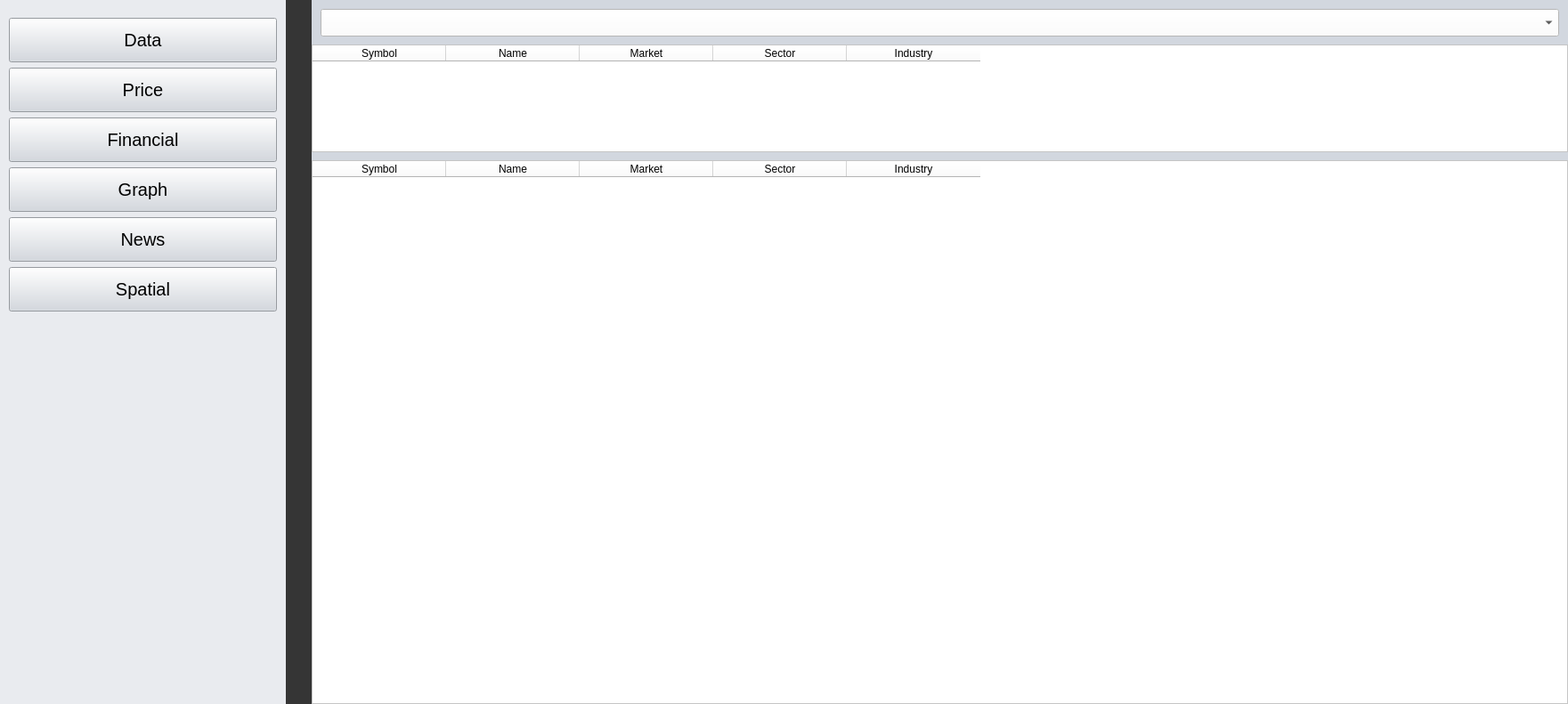
    <widget class="QWidget" name="NASDAQPage" native="true">
     <property name="geometry">
      <rect>
       <x>30</x>
       <y>80</y>
       <width>1761</width>
       <height>791</height>
      </rect>
     </property>
     <property name="styleSheet">
      <string notr="true">background-color: #353535;</string>
     </property>
     <widget class="QWidget" name="nasdaq_select" native="true">
      <property name="geometry">
       <rect>
        <x>0</x>
        <y>0</y>
        <width>321</width>
        <height>791</height>
       </rect>
      </property>
      <property name="styleSheet">
       <string notr="true">background-color: #E9EBEF;</string>
      </property>
      <widget class="QWidget" name="verticalLayoutWidget_2">
       <property name="geometry">
        <rect>
         <x>10</x>
         <y>20</y>
         <width>301</width>
         <height>332</height>
        </rect>
       </property>
       <layout class="QVBoxLayout" name="verticalLayout_2">
        <item>
         <widget class="QPushButton" name="pushButton_datanasdaq">
          <property name="minimumSize">
           <size>
            <width>0</width>
            <height>50</height>
           </size>
          </property>
          <property name="font">
           <font>
            <pointsize>15</pointsize>
           </font>
          </property>
          <property name="cursor">
           <cursorShape>PointingHandCursor</cursorShape>
          </property>
          <property name="styleSheet">
           <string notr="true">background-color: #D2D7DF;</string>
          </property>
          <property name="text">
           <string>Data</string>
          </property>
         </widget>
        </item>
        <item>
         <widget class="QPushButton" name="pushButton_pricenasdaq">
          <property name="minimumSize">
           <size>
            <width>0</width>
            <height>50</height>
           </size>
          </property>
          <property name="font">
           <font>
            <pointsize>15</pointsize>
           </font>
          </property>
          <property name="cursor">
           <cursorShape>PointingHandCursor</cursorShape>
          </property>
          <property name="styleSheet">
           <string notr="true">background-color: #D2D7DF;</string>
          </property>
          <property name="text">
           <string>Price</string>
          </property>
         </widget>
        </item>
        <item>
         <widget class="QPushButton" name="pushButton_fncnasdaq">
          <property name="minimumSize">
           <size>
            <width>0</width>
            <height>50</height>
           </size>
          </property>
          <property name="font">
           <font>
            <pointsize>15</pointsize>
           </font>
          </property>
          <property name="cursor">
           <cursorShape>PointingHandCursor</cursorShape>
          </property>
          <property name="styleSheet">
           <string notr="true">background-color: #D2D7DF;</string>
          </property>
          <property name="text">
           <string>Financial</string>
          </property>
         </widget>
        </item>
        <item>
         <widget class="QPushButton" name="pushButton_graphnasdaq">
          <property name="minimumSize">
           <size>
            <width>0</width>
            <height>50</height>
           </size>
          </property>
          <property name="font">
           <font>
            <pointsize>15</pointsize>
           </font>
          </property>
          <property name="cursor">
           <cursorShape>PointingHandCursor</cursorShape>
          </property>
          <property name="styleSheet">
           <string notr="true">background-color: #D2D7DF;</string>
          </property>
          <property name="text">
           <string>Graph</string>
          </property>
         </widget>
        </item>
        <item>
         <widget class="QPushButton" name="pushButton_newsnasdaq">
          <property name="minimumSize">
           <size>
            <width>0</width>
            <height>50</height>
           </size>
          </property>
          <property name="font">
           <font>
            <pointsize>15</pointsize>
           </font>
          </property>
          <property name="cursor">
           <cursorShape>PointingHandCursor</cursorShape>
          </property>
          <property name="styleSheet">
           <string notr="true">background-color: #D2D7DF;</string>
          </property>
          <property name="text">
           <string>News</string>
          </property>
         </widget>
        </item>
        <item>
         <widget class="QPushButton" name="pushButton_spatialnasdaq">
          <property name="minimumSize">
           <size>
            <width>0</width>
            <height>50</height>
           </size>
          </property>
          <property name="font">
           <font>
            <pointsize>15</pointsize>
           </font>
          </property>
          <property name="cursor">
           <cursorShape>PointingHandCursor</cursorShape>
          </property>
          <property name="styleSheet">
           <string notr="true">background-color: #D2D7DF;</string>
          </property>
          <property name="text">
           <string>Spatial</string>
          </property>
         </widget>
        </item>
       </layout>
      </widget>
     </widget>
     <widget class="QWidget" name="Datanasdaq" native="true">
      <property name="geometry">
       <rect>
        <x>350</x>
        <y>0</y>
        <width>1411</width>
        <height>791</height>
       </rect>
      </property>
      <property name="styleSheet">
       <string notr="true">background-color: #D2D7DF;</string>
      </property>
      <widget class="QTableWidget" name="tableWidget_datanasdaq">
       <property name="geometry">
        <rect>
         <x>0</x>
         <y>180</y>
         <width>1411</width>
         <height>611</height>
        </rect>
       </property>
       <property name="maximumSize">
        <size>
         <width>1411</width>
         <height>16777215</height>
        </size>
       </property>
       <property name="styleSheet">
        <string notr="true">background-color: rgb(255, 255, 255);</string>
       </property>
       <attribute name="horizontalHeaderDefaultSectionSize">
        <number>150</number>
       </attribute>
       <column>
        <property name="text">
         <string>Symbol</string>
        </property>
       </column>
       <column>
        <property name="text">
         <string>Name</string>
        </property>
       </column>
       <column>
        <property name="text">
         <string>Market</string>
        </property>
       </column>
       <column>
        <property name="text">
         <string>Sector</string>
        </property>
       </column>
       <column>
        <property name="text">
         <string>Industry</string>
        </property>
       </column>
      </widget>
      <widget class="QComboBox" name="comboBox_datanasdaq">
       <property name="geometry">
        <rect>
         <x>10</x>
         <y>10</y>
         <width>1391</width>
         <height>31</height>
        </rect>
       </property>
       <property name="cursor">
        <cursorShape>PointingHandCursor</cursorShape>
       </property>
       <property name="styleSheet">
        <string notr="true">background-color:#ffffff;</string>
       </property>
      </widget>
      <widget class="QTableWidget" name="tableWidget_searchnasdaq">
       <property name="geometry">
        <rect>
         <x>0</x>
         <y>50</y>
         <width>1411</width>
         <height>121</height>
        </rect>
       </property>
       <property name="styleSheet">
        <string notr="true">background-color: rgb(255, 255, 255);</string>
       </property>
       <attribute name="horizontalHeaderDefaultSectionSize">
        <number>150</number>
       </attribute>
       <column>
        <property name="text">
         <string>Symbol</string>
        </property>
       </column>
       <column>
        <property name="text">
         <string>Name</string>
        </property>
       </column>
       <column>
        <property name="text">
         <string>Market</string>
        </property>
       </column>
       <column>
        <property name="text">
         <string>Sector</string>
        </property>
       </column>
       <column>
        <property name="text">
         <string>Industry</string>
        </property>
       </column>
      </widget>
     </widget>
     <widget class="QWidget" name="Financenasdaq" native="true">
      <property name="geometry">
       <rect>
        <x>350</x>
        <y>0</y>
        <width>1411</width>
        <height>791</height>
       </rect>
      </property>
      <property name="styleSheet">
       <string notr="true">background-color: #D2D7DF;</string>
      </property>
      <widget class="QComboBox" name="comboBox_fncnasdaq">
       <property name="geometry">
        <rect>
         <x>10</x>
         <y>10</y>
         <width>1241</width>
         <height>31</height>
        </rect>
       </property>
       <property name="cursor">
        <cursorShape>PointingHandCursor</cursorShape>
       </property>
       <property name="styleSheet">
        <string notr="true">background-color:#ffffff;</string>
       </property>
      </widget>
      <widget class="QTableWidget" name="tableWidget_fncnasdaq">
       <property name="geometry">
        <rect>
         <x>0</x>
         <y>340</y>
         <width>1411</width>
         <height>451</height>
        </rect>
       </property>
       <property name="maximumSize">
        <size>
         <width>1411</width>
         <height>16777215</height>
        </size>
       </property>
       <property name="styleSheet">
        <string notr="true">background-color: rgb(255, 255, 255);</string>
       </property>
       <attribute name="horizontalHeaderDefaultSectionSize">
        <number>156</number>
       </attribute>
       <column>
        <property name="text">
         <string>Asset</string>
        </property>
       </column>
       <column>
        <property name="text">
         <string>TotalDebt</string>
        </property>
       </column>
       <column>
        <property name="text">
         <string>Equity</string>
        </property>
       </column>
       <column>
        <property name="text">
         <string>Revenue</string>
        </property>
       </column>
       <column>
        <property name="text">
         <string>NetProfit</string>
        </property>
       </column>
       <column>
        <property name="text">
         <string>ROA</string>
        </property>
       </column>
       <column>
        <property name="text">
         <string>ROE</string>
        </property>
       </column>
       <column>
        <property name="text">
         <string>Period</string>
        </property>
       </column>
       <column>
        <property name="text">
         <string>Symbol</string>
        </property>
       </column>
      </widget>
      <widget class="QPushButton" name="pushButton_updatefncnasdaq">
       <property name="geometry">
        <rect>
         <x>1260</x>
         <y>10</y>
         <width>141</width>
         <height>31</height>
        </rect>
       </property>
       <property name="cursor">
        <cursorShape>PointingHandCursor</cursorShape>
       </property>
       <property name="styleSheet">
        <string notr="true">background-color: rgb(225, 255, 228);</string>
       </property>
       <property name="text">
        <string>Update</string>
       </property>
      </widget>
      <widget class="QTableWidget" name="tableWidget_searchfncnasdaq">
       <property name="geometry">
        <rect>
         <x>0</x>
         <y>50</y>
         <width>1411</width>
         <height>281</height>
        </rect>
       </property>
       <property name="styleSheet">
        <string notr="true">background-color: rgb(255, 255, 255);</string>
       </property>
       <attribute name="horizontalHeaderDefaultSectionSize">
        <number>156</number>
       </attribute>
       <column>
        <property name="text">
         <string>Asset</string>
        </property>
       </column>
       <column>
        <property name="text">
         <string>TotalDebt</string>
        </property>
       </column>
       <column>
        <property name="text">
         <string>Equity</string>
        </property>
       </column>
       <column>
        <property name="text">
         <string>Revenue</string>
        </property>
       </column>
       <column>
        <property name="text">
         <string>NetProfit</string>
        </property>
       </column>
       <column>
        <property name="text">
         <string>ROA</string>
        </property>
       </column>
       <column>
        <property name="text">
         <string>ROE</string>
        </property>
       </column>
       <column>
        <property name="text">
         <string>Period</string>
        </property>
       </column>
       <column>
        <property name="text">
         <string>Symbol</string>
        </property>
       </column>
      </widget>
     </widget>
     <widget class="QWidget" name="Webview_graphnasdaq" native="true">
      <property name="geometry">
       <rect>
        <x>350</x>
        <y>0</y>
        <width>1411</width>
        <height>791</height>
       </rect>
      </property>
      <property name="styleSheet">
       <string notr="true">background-color: #E9EBEF;</string>
      </property>
      <widget class="QComboBox" name="comboBox_timeframenasdaq">
       <property name="geometry">
        <rect>
         <x>10</x>
         <y>20</y>
         <width>71</width>
         <height>31</height>
        </rect>
       </property>
       <property name="cursor">
        <cursorShape>PointingHandCursor</cursorShape>
       </property>
       <property name="styleSheet">
        <string notr="true">background-color: rgb(255, 255, 255);</string>
       </property>
       <item>
        <property name="text">
         <string>Hour</string>
        </property>
       </item>
       <item>
        <property name="text">
         <string>Day</string>
        </property>
       </item>
       <item>
        <property name="text">
         <string>3 Days</string>
        </property>
       </item>
       <item>
        <property name="text">
         <string>Weekly</string>
        </property>
       </item>
       <item>
        <property name="text">
         <string>Monthly</string>
        </property>
       </item>
      </widget>
      <widget class="QWidget" name="plotGraphNasdaq" native="true">
       <property name="geometry">
        <rect>
         <x>0</x>
         <y>70</y>
         <width>1411</width>
         <height>721</height>
        </rect>
       </property>
       <property name="styleSheet">
        <string notr="true">background-color: rgb(255, 170, 255);</string>
       </property>
      </widget>
     </widget>
     <widget class="QWidget" name="NewsNasdaq" native="true">
      <property name="geometry">
       <rect>
        <x>350</x>
        <y>0</y>
        <width>1411</width>
        <height>791</height>
       </rect>
      </property>
      <property name="styleSheet">
       <string notr="true">background-color: #D2D7DF;</string>
      </property>
      <widget class="QTableWidget" name="tableWidget_newsnasdaq">
       <property name="geometry">
        <rect>
         <x>0</x>
         <y>70</y>
         <width>1411</width>
         <height>721</height>
        </rect>
       </property>
       <property name="styleSheet">
        <string notr="true">background-color: rgb(255, 255, 255);</string>
       </property>
       <column>
        <property name="text">
         <string>Date</string>
        </property>
       </column>
       <column>
        <property name="text">
         <string>Title</string>
        </property>
       </column>
       <column>
        <property name="text">
         <string>Description</string>
        </property>
       </column>
       <column>
        <property name="text">
         <string>Link</string>
        </property>
       </column>
       <column>
        <property name="text">
         <string>Source</string>
        </property>
       </column>
      </widget>
      <widget class="QComboBox" name="comboBox_newsnasdaq">
       <property name="geometry">
        <rect>
         <x>100</x>
         <y>20</y>
         <width>1141</width>
         <height>31</height>
        </rect>
       </property>
       <property name="cursor">
        <cursorShape>PointingHandCursor</cursorShape>
       </property>
       <property name="styleSheet">
        <string notr="true">background-color: rgb(255, 255, 255);</string>
       </property>
      </widget>
      <widget class="QPushButton" name="pushButton_updatenewsnasdaq">
       <property name="geometry">
        <rect>
         <x>1260</x>
         <y>20</y>
         <width>141</width>
         <height>31</height>
        </rect>
       </property>
       <property name="cursor">
        <cursorShape>PointingHandCursor</cursorShape>
       </property>
       <property name="styleSheet">
        <string notr="true">background-color: rgb(225, 255, 228);</string>
       </property>
       <property name="text">
        <string>Update</string>
       </property>
      </widget>
      <widget class="QComboBox" name="comboBox_timenewsnasdaq">
       <property name="geometry">
        <rect>
         <x>10</x>
         <y>20</y>
         <width>71</width>
         <height>31</height>
        </rect>
       </property>
       <property name="cursor">
        <cursorShape>PointingHandCursor</cursorShape>
       </property>
       <property name="styleSheet">
        <string notr="true">background-color: rgb(255, 255, 255);</string>
       </property>
       <item>
        <property name="text">
         <string>All</string>
        </property>
       </item>
       <item>
        <property name="text">
         <string>Today</string>
        </property>
       </item>
       <item>
        <property name="text">
         <string>3 Days</string>
        </property>
       </item>
       <item>
        <property name="text">
         <string>Weekly</string>
        </property>
       </item>
       <item>
        <property name="text">
         <string>Monthly</string>
        </property>
       </item>
      </widget>
     </widget>
     <widget class="QWidget" name="Webview_spatialnasdaq" native="true">
      <property name="geometry">
       <rect>
        <x>350</x>
        <y>0</y>
        <width>1411</width>
        <height>791</height>
       </rect>
      </property>
      <property name="styleSheet">
       <string notr="true">background-color: rgb(170, 255, 127);</string>
      </property>
     </widget>
     <widget class="QWidget" name="Pricenasdaq" native="true">
      <property name="geometry">
       <rect>
        <x>350</x>
        <y>0</y>
        <width>1411</width>
        <height>791</height>
       </rect>
      </property>
      <property name="styleSheet">
       <string notr="true">background-color: #D2D7DF;</string>
      </property>
      <widget class="QTableWidget" name="tableWidget_pricenasdaq">
       <property name="geometry">
        <rect>
         <x>0</x>
         <y>50</y>
         <width>1411</width>
         <height>741</height>
        </rect>
       </property>
       <property name="maximumSize">
        <size>
         <width>1411</width>
         <height>16777215</height>
        </size>
       </property>
       <property name="styleSheet">
        <string notr="true">background-color: rgb(255, 255, 255);</string>
       </property>
       <attribute name="horizontalHeaderDefaultSectionSize">
        <number>200</number>
       </attribute>
       <column>
        <property name="text">
         <string>Date</string>
        </property>
       </column>
       <column>
        <property name="text">
         <string>Open</string>
        </property>
       </column>
       <column>
        <property name="text">
         <string>High</string>
        </property>
       </column>
       <column>
        <property name="text">
         <string>Low</string>
        </property>
       </column>
       <column>
        <property name="text">
         <string>Close</string>
        </property>
       </column>
       <column>
        <property name="text">
         <string>Volume</string>
        </property>
       </column>
       <column>
        <property name="text">
         <string>Symbol</string>
        </property>
       </column>
      </widget>
      <widget class="QComboBox" name="comboBox_pricenasdaq">
       <property name="geometry">
        <rect>
         <x>10</x>
         <y>10</y>
         <width>1241</width>
         <height>31</height>
        </rect>
       </property>
       <property name="cursor">
        <cursorShape>PointingHandCursor</cursorShape>
       </property>
       <property name="styleSheet">
        <string notr="true">background-color:#ffffff;</string>
       </property>
      </widget>
      <widget class="QPushButton" name="pushButton_updatenasdaq">
       <property name="geometry">
        <rect>
         <x>1260</x>
         <y>10</y>
         <width>141</width>
         <height>31</height>
        </rect>
       </property>
       <property name="cursor">
        <cursorShape>PointingHandCursor</cursorShape>
       </property>
       <property name="styleSheet">
        <string notr="true">background-color: rgb(225, 255, 228);</string>
       </property>
       <property name="text">
        <string>Update</string>
       </property>
      </widget>
     </widget>
     <zorder>nasdaq_select</zorder>
     <zorder>Pricenasdaq</zorder>
     <zorder>Financenasdaq</zorder>
     <zorder>NewsNasdaq</zorder>
     <zorder>Webview_graphnasdaq</zorder>
     <zorder>Webview_spatialnasdaq</zorder>
     <zorder>Datanasdaq</zorder>
    </widget>
